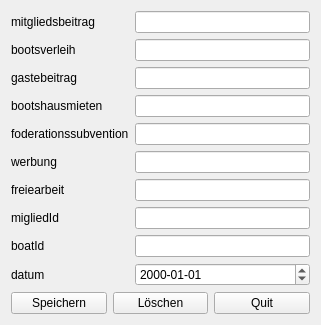
<?xml version="1.0" encoding="UTF-8"?>
<ui version="4.0">
 <class>EinkommenDialog</class>
 <widget class="QWidget" name="EinkommenDialog">
  <property name="geometry">
   <rect>
    <x>0</x>
    <y>0</y>
    <width>321</width>
    <height>296</height>
   </rect>
  </property>
  <property name="windowTitle">
   <string>Form</string>
  </property>
  <layout class="QVBoxLayout" name="verticalLayout">
   <item>
    <layout class="QFormLayout" name="formLayout">
     <item row="0" column="0">
      <widget class="QLabel" name="mitgliedsbeitragLabel">
       <property name="text">
        <string>mitgliedsbeitrag</string>
       </property>
      </widget>
     </item>
     <item row="0" column="1">
      <widget class="QLineEdit" name="mitgliedsbeitragLineEdit"/>
     </item>
     <item row="1" column="0">
      <widget class="QLabel" name="bootsverleihLabel">
       <property name="text">
        <string>bootsverleih</string>
       </property>
      </widget>
     </item>
     <item row="1" column="1">
      <widget class="QLineEdit" name="bootsverleihLineEdit"/>
     </item>
     <item row="2" column="0">
      <widget class="QLabel" name="gastebeitragLabel">
       <property name="text">
        <string>gastebeitrag</string>
       </property>
      </widget>
     </item>
     <item row="2" column="1">
      <widget class="QLineEdit" name="gastebeitragLineEdit"/>
     </item>
     <item row="3" column="0">
      <widget class="QLabel" name="bootshausmietenLabel">
       <property name="text">
        <string>bootshausmieten</string>
       </property>
      </widget>
     </item>
     <item row="3" column="1">
      <widget class="QLineEdit" name="bootshausmietenLineEdit"/>
     </item>
     <item row="4" column="0">
      <widget class="QLabel" name="foderationssubventionLabel">
       <property name="text">
        <string>foderationssubvention</string>
       </property>
      </widget>
     </item>
     <item row="4" column="1">
      <widget class="QLineEdit" name="foderationssubventionLineEdit"/>
     </item>
     <item row="5" column="0">
      <widget class="QLabel" name="werbungLabel">
       <property name="text">
        <string>werbung</string>
       </property>
      </widget>
     </item>
     <item row="5" column="1">
      <widget class="QLineEdit" name="werbungLineEdit"/>
     </item>
     <item row="6" column="0">
      <widget class="QLabel" name="freiearbeitLabel">
       <property name="text">
        <string>freiearbeit</string>
       </property>
      </widget>
     </item>
     <item row="6" column="1">
      <widget class="QLineEdit" name="freiearbeitLineEdit"/>
     </item>
     <item row="9" column="1">
      <widget class="QDateEdit" name="datumDateEdit">
       <property name="displayFormat">
        <string>yyyy-MM-dd</string>
       </property>
      </widget>
     </item>
     <item row="9" column="0">
      <widget class="QLabel" name="datumLabel">
       <property name="text">
        <string>datum</string>
       </property>
      </widget>
     </item>
     <item row="7" column="1">
      <widget class="QLineEdit" name="mitgliedLineEdit"/>
     </item>
     <item row="8" column="1">
      <widget class="QLineEdit" name="boatLineEdit"/>
     </item>
     <item row="7" column="0">
      <widget class="QLabel" name="mitgliedidLabel">
       <property name="text">
        <string>migliedId</string>
       </property>
      </widget>
     </item>
     <item row="8" column="0">
      <widget class="QLabel" name="boatidLabel">
       <property name="text">
        <string>boatId</string>
       </property>
      </widget>
     </item>
    </layout>
   </item>
   <item>
    <layout class="QHBoxLayout" name="horizontalLayout">
     <item>
      <widget class="QPushButton" name="saveButton">
       <property name="text">
        <string>Speichern</string>
       </property>
      </widget>
     </item>
     <item>
      <widget class="QPushButton" name="delButton">
       <property name="text">
        <string>Löschen</string>
       </property>
      </widget>
     </item>
     <item>
      <widget class="QPushButton" name="quitButton">
       <property name="text">
        <string>Quit</string>
       </property>
      </widget>
     </item>
    </layout>
   </item>
  </layout>
 </widget>
 <resources/>
 <connections/>
</ui>
